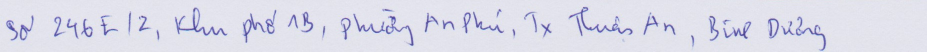
#> input picture dataset/data/0002_samples.png, 1854 x 103 px (shown at 1/2 size)
$ python -i process_image.py   (imports and definitions only)
#> lines starting #> are read from the running program, lines starting #| are printed output that depends on the picture; after the words box and inside, x2 and y2 are one past the last pixel; in counts of white or black regions, pixels touching at a corner belong together
#> further down, picture is the input picture: shape (103, 1854, 3); mean B, G, R 233, 219.7, 219.6
import cv2
import numpy as np
from matplotlib import pyplot as plt  # Import thư viện để vẽ biểu đồ

# Xử lý nhiều ảnh văn bản đầu vào
# [17 lines left out: function process_multi, not called in this run]


# Xử lý một ảnh văn bản
def process_image_mul(cv2_img):
    """
    Tiền xử lý một ảnh đơn lẻ để chuẩn bị cho OCR.
    """
    img = cv2.cvtColor(cv2_img, cv2.COLOR_BGR2GRAY)  # Chuyển ảnh sang ảnh xám
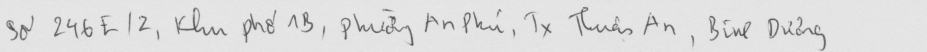
#> img: shape (103, 1854) (shown at 1/2 size); min 71, max 240, mean 221.1

    height = 118
    width = 2167

    img = cv2.bilateralFilter(img, 9, 80, 80)  # Lọc nhiễu bằng Bilateral Filter

    # Chuyển đổi sang ảnh nhị phân bằng Adaptive Threshold
    img = cv2.adaptiveThreshold(
        img, 255, cv2.ADAPTIVE_THRESH_GAUSSIAN_C, cv2.THRESH_BINARY_INV, 11, 4)
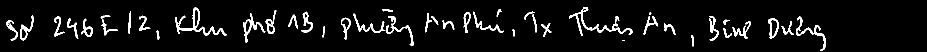
#> img: shape (103, 1854) (shown at 1/2 size); 5.6% white; 43 white regions (2 under 20 px), largest, box (x1, y1, x2, y2) and area: (1138, 14, 1265, 72) 995, (350, 15, 454, 71) 970, (1592, 33, 1652, 102) 604

    # Chuẩn hóa kích thước ảnh bằng padding
    img_pad = padding_image(img, width, height)

    # Resize ảnh theo chiều cao cố định
    img = cv2.resize(img_pad, (int(118/height*width), 118))

    # Padding lại theo chiều rộng cố định
    img = np.pad(img, ((0, 0), (0, 2167-width)), 'median')

    # Áp dụng phép giãn ảnh (Dilation) để làm nổi bật đường biên của ký tự
    kernel = np.ones((1, 1), np.uint8)
    img = cv2.dilate(img, kernel, iterations=1)

    img = np.expand_dims(img, axis=2)  # Mở rộng chiều dữ liệu để phù hợp với mô hình
    img = img / 255.  # Chuẩn hóa pixel về khoảng [0,1]

    return img


# Hàm xử lý ảnh khác, không sử dụng Bilateral Filter
# [21 lines left out: function process_image, not called in this run]


# Load ảnh gốc từ đường dẫn
def load_original_img(path):
    return cv2.imread(path)


# Chuyển đổi ảnh thành định dạng numpy array để sử dụng cho mô hình
# [8 lines left out: function convert_img_to_input, not called in this run]


# Hàm padding ảnh để chuẩn hóa kích thước
def padding_image(image, width, height):
    """
    Thêm viền đen vào ảnh để đưa về kích thước chuẩn.
    """
#> called with width = 2167, height = 118
    h, w = image.shape[:2]  # Lấy kích thước ảnh
#> h = 103; w = 1854
    color = [0, 0, 0]  # Màu đen

    if (h < height and w < width):
        # Nếu ảnh nhỏ hơn kích thước chuẩn, thêm viền vào hai bên
        top, bottom = int((height - h)/2), int((height - h)/2)
#> top = 7; bottom = 7
        left, right = 0, int((width - w)/2)
#> left = 0; right = 156
        new_img = cv2.copyMakeBorder(
            image, top, bottom, left, right, cv2.BORDER_CONSTANT, value=color)
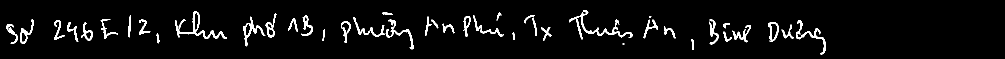
#> new_img: shape (117, 2010) (shown at 1/2 size); 4.5% white; 43 white regions (2 under 20 px), largest, box (x1, y1, x2, y2) and area: (1138, 21, 1265, 79) 995, (350, 22, 454, 78) 970, (1592, 40, 1652, 109) 604
    else:
        if (h > height):  # Nếu chiều cao lớn hơn chuẩn, thêm viền trái/phải
            left, right = 0, int((width*h)/height)
            new_img = cv2.copyMakeBorder(
                image, 0, 0, left, right, cv2.BORDER_CONSTANT, value=color)
        if (w > width):  # Nếu chiều rộng lớn hơn chuẩn, thêm viền trên/dưới
            top, bottom = int(((height*w)/width)/2), int(((height*w)/width)/2)
            new_img = cv2.copyMakeBorder(
                image, top, bottom, 0, 0, cv2.BORDER_CONSTANT, value=color)

    return new_img


# Cắt ảnh theo kích thước mong muốn
# [28 lines left out: functions crop_image, erosion_dilation_image, not called in this run]

>>> import cv2
>>> picture = cv2.imread('../dataset/data/0002_samples.png')
>>> result = process_image_mul(picture)
#> in process_image_mul, `img = cv2.resize(img_pad, (int(118/height*width), 118))`:
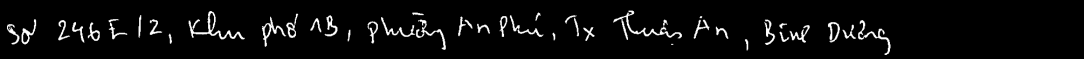
#> img: shape (118, 2167) (shown at 1/2 size); min 0, max 255, mean 11.5

$ run again, on dataset/data/0011_samples.png
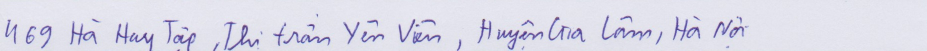
#> input picture dataset/data/0011_samples.png, 1854 x 101 px (shown at 1/2 size)
#> picture is the input picture: shape (101, 1854, 3); mean B, G, R 232.1, 218.6, 219
#> in process_image_mul, `img = cv2.adaptiveThreshold( img, 255, cv2.ADAPTIVE_THRESH_GAUSSIAN_C,..`:
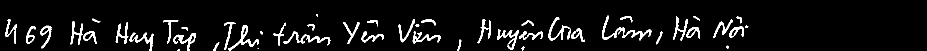
#> img: shape (101, 1854) (shown at 1/2 size); 6% white; 52 white regions (6 under 20 px), largest, box (x1, y1, x2, y2) and area: (1204, 31, 1303, 81) 828, (456, 50, 518, 101) 572, (994, 58, 1038, 100) 513
#> new_img: shape (117, 2010); 4.8% white; 52 white regions (6 under 20 px), largest, box (x1, y1, x2, y2) and area: (1204, 39, 1303, 89) 828, (456, 58, 518, 109) 572, (994, 66, 1038, 108) 513
#> in process_image_mul, `img = cv2.resize(img_pad, (int(118/height*width), 118))`:
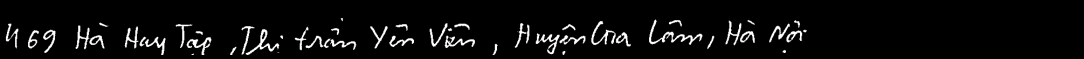
#> img: shape (118, 2167) (shown at 1/2 size); min 0, max 255, mean 12.2

$ run again, on dataset/data/0014_samples.png
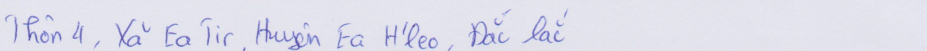
#> input picture dataset/data/0014_samples.png, 1853 x 102 px (shown at 1/2 size)
#> picture is the input picture: shape (102, 1853, 3); mean B, G, R 235, 222.6, 222.3
#> in process_image_mul, `img = cv2.adaptiveThreshold( img, 255, cv2.ADAPTIVE_THRESH_GAUSSIAN_C,..`:
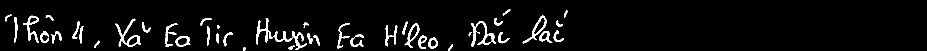
#> img: shape (102, 1853) (shown at 1/2 size); 4.6% white; 46 white regions (1 under 20 px), largest, box (x1, y1, x2, y2) and area: (942, 43, 992, 94) 705, (231, 37, 282, 94) 661, (547, 62, 614, 100) 593
#> new_img: shape (118, 2010); 3.7% white; 46 white regions (1 under 20 px), largest, box (x1, y1, x2, y2) and area: (942, 51, 992, 102) 705, (231, 45, 282, 102) 661, (547, 70, 614, 108) 593
#> in process_image_mul, `img = cv2.resize(img_pad, (int(118/height*width), 118))`:
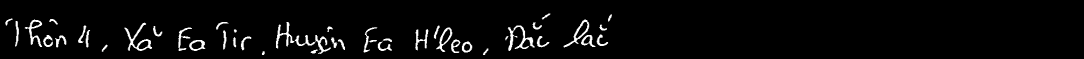
#> img: shape (118, 2167) (shown at 1/2 size); min 0, max 255, mean 9.3

$ run again, on dataset/data/0018_samples.png
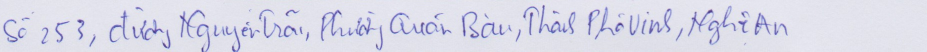
#> input picture dataset/data/0018_samples.png, 1854 x 103 px (shown at 1/2 size)
#> picture is the input picture: shape (103, 1854, 3); mean B, G, R 231.9, 217.6, 217.4
#> in process_image_mul, `img = cv2.adaptiveThreshold( img, 255, cv2.ADAPTIVE_THRESH_GAUSSIAN_C,..`:
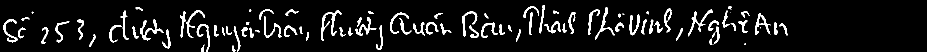
#> img: shape (103, 1854) (shown at 1/2 size); 7.2% white; 91 white regions (8 under 20 px), largest, box (x1, y1, x2, y2) and area: (642, 20, 683, 82) 557, (281, 39, 328, 81) 480, (1376, 19, 1426, 73) 451
#> new_img: shape (117, 2010); 5.8% white; 91 white regions (8 under 20 px), largest, box (x1, y1, x2, y2) and area: (642, 27, 683, 89) 557, (281, 46, 328, 88) 480, (1376, 26, 1426, 80) 451
#> in process_image_mul, `img = cv2.resize(img_pad, (int(118/height*width), 118))`:
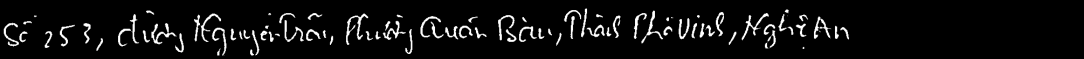
#> img: shape (118, 2167) (shown at 1/2 size); min 0, max 255, mean 14.9
